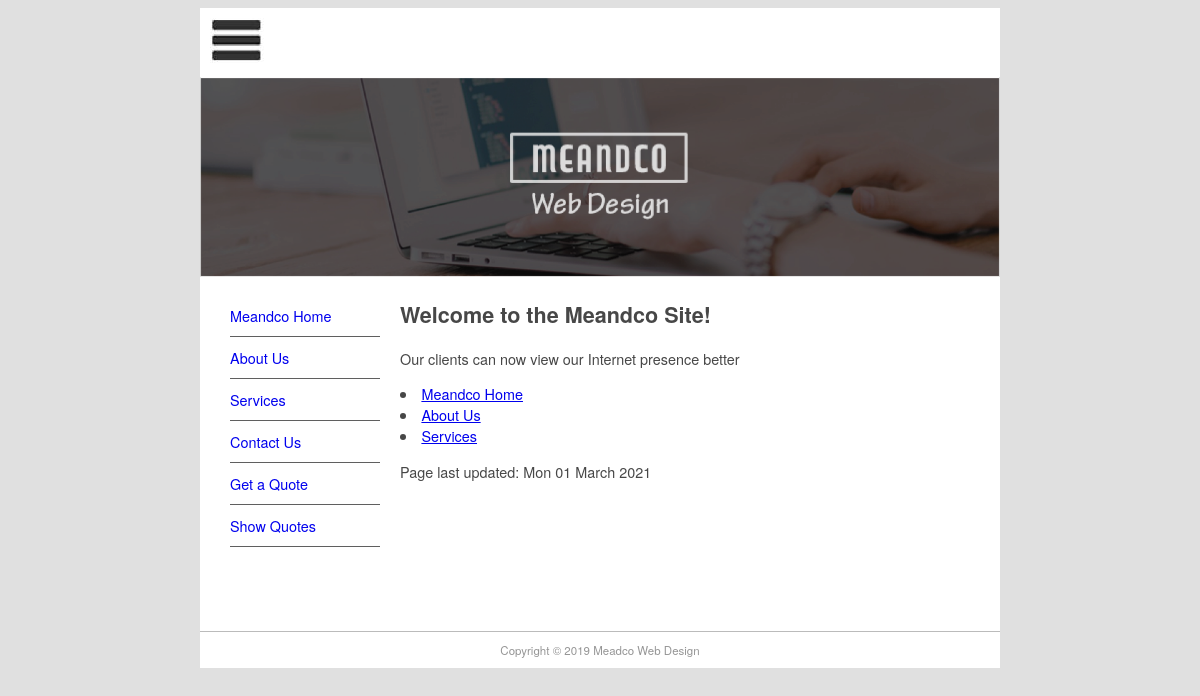
The page / on the database its author committed.
### pages/models.py (models this page shows, shortened)
class Page(models.Model):
    title = models.CharField(max_length=60)
    permalink = models.CharField(max_length=12, unique=True)
    update_date = models.DateTimeField('Last Updated')
    bodytext = models.TextField('Page Content', blank=True)

### pages/views.py (the view)
# urls.py: path("", views.index, name="home"),
def index(request, pagename=''):
    pagename = '/' + pagename
    pg = get_object_or_404(Page, permalink=pagename)
    context = {
        'title': pg.title,
        'content': pg.bodytext,
        'last_updated': pg.update_date,
        'page_list': Page.objects.all(),
    }
    return render(request, 'pages/page.html', context)

### pages/templates/pages/page.html (shortened to what this page needs)
{% extends 'base.html' %}
{% block content %}
{% autoescape off %}
{{ content }}
{% endautoescape %}
{% block sidenav %}
{% for page in page_list %}
    <li>
        <a href="{{ page.permalink }}">{{ page.title }}</a>
    </li>
{% endfor %}
{% endblock sidenav %}
<p>
    Page last updated: {{ last_updated | date:"D d F Y"}}
</p>
{% endblock content %}

### static/main.css (style rules this page uses)
body { background-color: #e0e0e0; font-family: Gotham, "Helvetica Neue", Helvetica, Arial, sans-serif; font-size: 0.9em; text-align: justify; color: #474747; }
#nav li { padding-top: 10px; padding-bottom: 10px; font-size: 1em; list-style-type: none; border-bottom: thin solid #5f5f5f; color: #4c4c4c; left: 0px; list-style-position: inside; margin-left: -10px; }
#nav li a { text-decoration: none; }

### rows shown on the page
Page: title "Meandco Home", bodytext "Welcome to the Meandco Site! Our clients can now view our Internet presence better", update_date "Mon 01 March 2021"
Page: title "About Us"
Page: title "Services"
